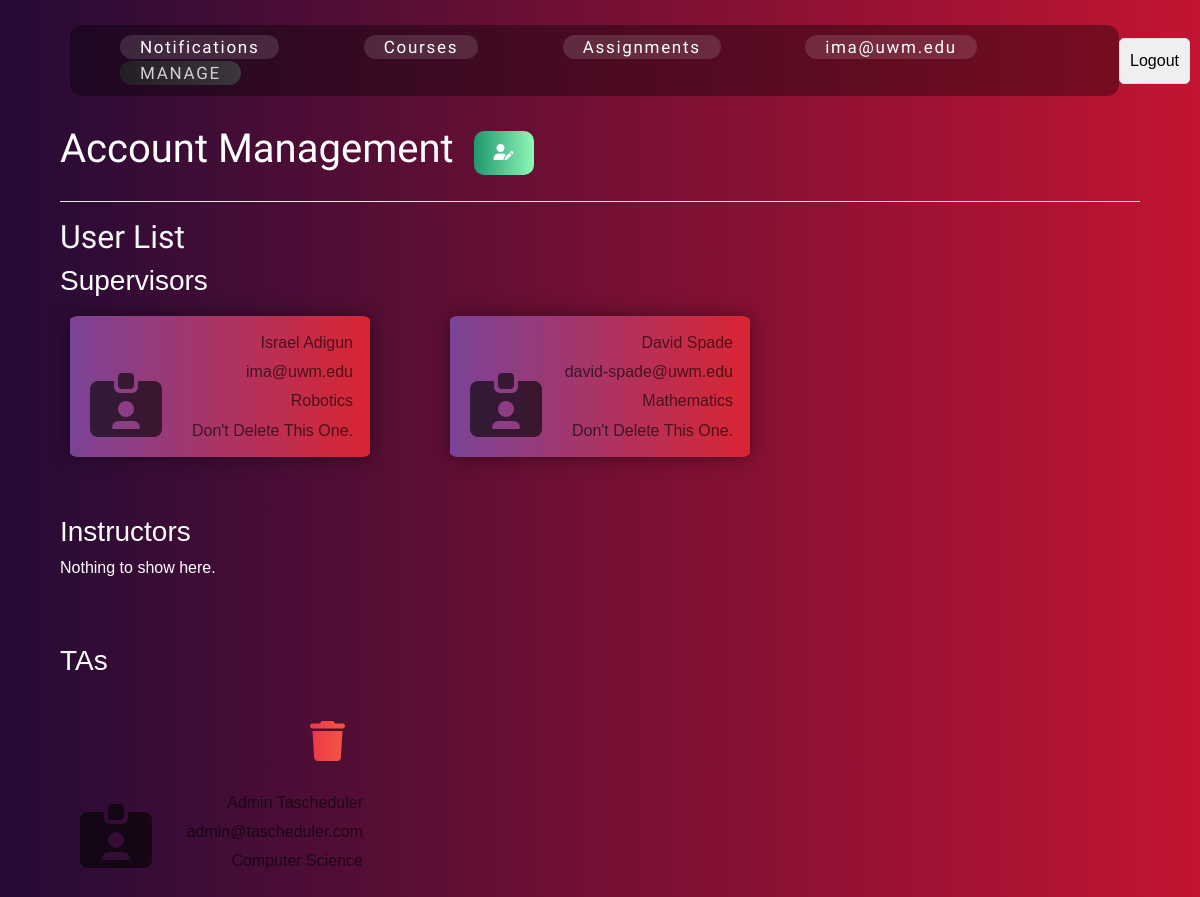
The page /account-management/ (signed in) on the database as committed earlier.
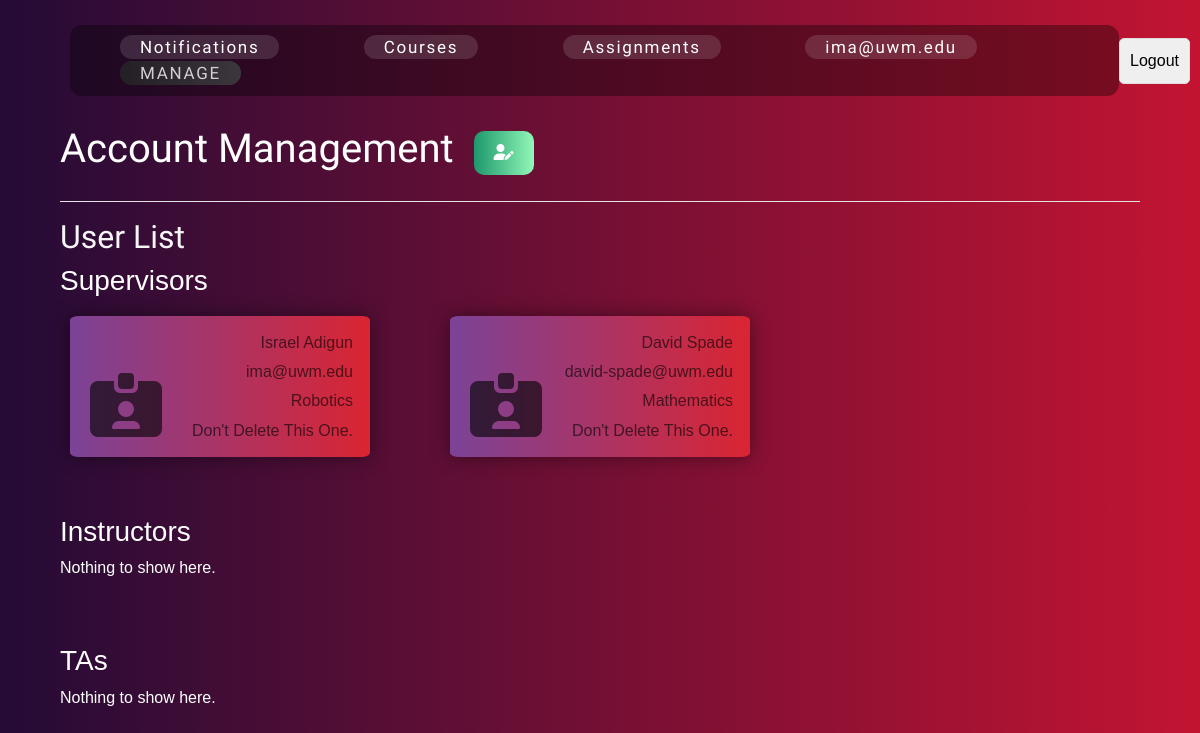
The same page on the database as committed later.
### TAScheduler/models.py (models this page shows, shortened)
class User(AbstractUser):
    email = models.EmailField(unique=True)
    fname = models.CharField(max_length=50, verbose_name="First Name")
    lname = models.CharField(max_length=50, verbose_name="Last Name")
    address = models.CharField(max_length=50)
    phone_number = models.CharField(max_length=15, blank=True, null=True, verbose_name="Phone Number")
    username = None
    USERNAME_FIELD = 'email'
    REQUIRED_FIELDS = ['fname', 'lname']
    objects = UserManager()  # Use the custom manager

class Supervisor(models.Model):
    user = models.OneToOneField(User, to_field="email", on_delete=models.CASCADE)
    admin_dept = models.CharField(max_length=100)
    class Meta:
        verbose_name = "Supervisor"
        verbose_name_plural = "Supervisors"
        permissions = [
            ("create_courses", "Can create courses"),
            ("create_accounts", "Can create user accounts"),
            ("delete_accounts", "Can delete user accounts"),
            ("edit_accounts", "Can edit user accounts"),
            ("assign_instructors", "Can assign instructors to courses"),
            ("assign_tas", "Can assign TAs to courses and labs"),
            ("access_all_data", "Can access all system data"),
            ("send_notifications", "Can send notifications to users"),
        ]

class TA(models.Model):
    user = models.ForeignKey(User, to_field='email',on_delete=models.CASCADE)
    ta_dept = models.CharField(max_length=100)
    class Meta:
        verbose_name = "TA"
        verbose_name_plural = "TAs"
        permissions = [
            ("edit_contact_info", "Can edit own contact information"),
            ("view_ta_assignments", "Can view TA assignments"),
            ("view_public_contact_info", "Can read public contact information of all users"),
        ]

### TAScheduler/views.py (the view, shortened to what this page needs)
# urls.py: path("account-management/", AccountManagementView.as_view(), name="account-management"),
@method_decorator([login_required(login_url="/"), group_required('Supervisor')], name='dispatch')
class AccountManagementView(View):
    def get(self, request):
        s,i,t = Supervisor.objects.all(), Instructor.objects.all(), TA.objects.all()
        return render(request, 'AccountManagement.html', {'supervisors': s, "tas":t, "instructors":i, "role":"Supervisor"})

### TAScheduler/utils/auth.py (called while the page is built)
def group_required(group_name):
    def in_group(user):
        if user.is_authenticated and user.groups.filter(name=group_name).exists():
            return True
        raise PermissionDenied  # Raise 403 error for unauthorized users
    return user_passes_test(in_group)

### templates/AccountManagement.html (shortened to what this page needs)
{% extends "base.html" %} {% block title %} Account Management {% endblock %}
{% block content %}
<header class="acct-mgmt-header">
    <div class="header-title">
        <h1>Account Management</h1>
        <button class="btn-grad3" id="add-modal"><i class="fa-solid fa-user-pen"></i></button>
    </div>
</header>
<hr style="background-color: white;">
<h2 style="font-family: Amatic SC; color:whitesmoke;">User List</h2>
<div class="table-div">
    <div class="tbody-div">
        {% include "partials/_allUsers.html" %}
    </div>
</div>
{% endblock %}

### templates/base.html (shortened to what this page needs)
{% load static %}
<!DOCTYPE html>
<html lang="en">
  <head>
    <link rel="stylesheet" href="https://stackpath.bootstrapcdn.com/bootstrap/4.3.1/css/bootstrap.min.css"/>
    <link rel="stylesheet" href="{% static "css/styles.css" %}">
  </head>
  <body>
    {% include "partials/_navbar.html" %}
  <div class="custom-container">{% block content %} {% endblock %}</div>
  </body>
</html>

### templates/partials/_navbar.html (shortened to what this page needs)
<nav class="custom-nav d-flex justify-content-between align-items-center">
    <div class="nav-group">
        <a href="/notifications" class="nav-btn {% if request.resolver_match.url_name == 'notifications' %}btn-grad4{% endif %}">Notifications</a>
        <a href="/courses" class="nav-btn {% if request.resolver_match.url_name == 'courses' %}btn-grad4{% endif %}">Courses</i></a>
        <a href="/assignments" class="nav-btn {% if request.resolver_match.url_name == 'assignments' %}btn-grad4{% endif %}">Assignments</a>
        <a href="/contact-info" class="nav-btn {% if request.resolver_match.url_name == 'contact-info' %}btn-grad4{% endif %}">{{user.email}}</a>
        {% if role and role == "Supervisor" %}
            <a href="{% url 'account-management' %}" class="nav-btn {% if request.resolver_match.url_name == 'account-management' %}btn-grad4{% endif %}">Manage</a>
        {% endif %}
    </div>
    <div class="logout-component">
        <form id="logout_form" action="{% url 'logout' %}" method="POST">
            <input type="submit" value="Logout">
        </form>
    </div>
</nav>

### templates/partials/_allUsers.html (shortened to what this page needs)
<div class="custom-group">
    <h3>Supervisors</h3>
    <div class="role-group">
        {% for s in supervisors  %}
        <div class="tr-div btn-gradx0">
            <div class="profile-img"><i class="fa-solid fa-id-card-clip"></i></div>
            <div>
                <div class="td-item text-capitalize">{{s.user.fname}} {{s.user.lname}}</div>
                <div class="td-item text-lowercase">{{s.user.email}}</div>
                <div class="td-item text-capitalize">{{s.admin_dept}}</div>
                <div class="td-item text-capitalize">don't delete this one.</div>
            </div>
        </div>
         {% endfor %}
    </div>
</div>
<br><br>
<div>
    <h3>Instructors</h3>
    <div class="role-group">
        {% if instructors|length == 0 %}
        <p>Nothing to show here.</p>
       {% endif %}
    </div>
</div>
<br><br>
<div>
    <h3>TAs</h3>
    <div class="role-group">
       {% if tas|length == 0 %}
        <p>Nothing to show here.</p>
       {% endif %}
        {% for t in tas  %}
        <div class="tr-div">
            <div class="profile-img"><i class="fa-solid fa-id-card-clip"></i></div>
            <div>
                <form action="{% url "account-management" %}" id="delete_from" class="delete-from w-100" method="POST">
                    <i id="delete_user_btn" class="input-imp fa-solid fa-trash"></i>
                </form>
                <div class="td-item text-capitalize">{{t.user.fname}} {{t.user.lname}}</div>
                <div class="td-item text-lowercase">{{t.user.email}}</div>
                <div class="td-item text-capitalize">{{t.ta_dept}}</div>
            </div>
        </div>
        {% endfor %}
    </div>
</div>

### TAScheduler/static/css/styles.css (style rules this page uses)
* { padding: 0; margin: 0; box-sizing: border-box; }
html, body { width: 100%; height: 100%; margin: 0; padding: 0; overflow-x: hidden; }
body { font-family: Arial, sans-serif; background: #c31432; background: linear-gradient(to right, #240b36, #c31432); background-repeat: no-repeat; height: 100vh; }
nav { padding: 10px; border-radius: 20px; }
nav a { color: white; text-decoration: none; margin: 0 40px; font-family: "Teko"; padding: 5px 10px; text-align: center; border-radius: 40px; font-size: 17px; letter-spacing: 0.1em; background: rgba(251, 251, 251, 0.13); }
h1 { text-align: center; }
.table-div { color: #fff; width: 100%; border-collapse: collapse; margin-bottom: 20px; }
.td-item { background-color: transparent; margin: 4px; text-align: end; padding: 3px; }
.tbody-div .tr-div { display: flex; padding: 10px; justify-content: space-between; align-items: end; line-height: 1.2rem; transition: 0.5s; border-radius: 3%; color: rgba(3, 3, 3, 0.629); }
.btn-gradx0 { background-image: linear-gradient(to right, #7b4397 0%, #dc2430 51%, #7b4397 100%); }
.btn-gradx0 { margin: 10px; padding: 15px 45px; text-align: center; text-transform: uppercase; transition: 0.5s; background-size: 200% auto; color: white; box-shadow: 0 0 20px rgba(0, 0, 0, 0.4392156863); border-radius: 10px; display: block; }
.tbody-div .role-group { display: grid; grid-template-columns: 1fr 1fr 1fr; grid-gap: 60px; }
.tr-div i { font-size: 4pc; }
.profile-img { margin: 10px; text-align: center; }
button { padding: 10px 15px; margin: 5px 0; background-color: #007BFF; color: white; outline: none; border: none; border-radius: 5px; cursor: pointer; }
input, select { width: 100%; padding: 10px; margin-bottom: 10px; border: 1px solid #ddd; border-radius: 5px; }
.custom-container { width: 90%; margin: auto; }
.custom-nav { padding: 5px 0; position: sticky; top: 0; left: 0px; margin: 20px 0px 20px 70px; }
.custom-nav .nav-group { padding: 10px; border-radius: 12px; background: rgba(0, 0, 0, 0.357); }
.custom-nav .nav-group .nav-btn { padding: 2px 20px; }
.logout-component form { padding: 0; margin: 0 10px 0 0; border: none; }
.logout-component form input { margin: 0; }
.acct-mgmt-header { color: #fff; font-family: "Chango"; }
.acct-mgmt-header .header-title { display: flex; align-items: center; }
.acct-mgmt-header .header-title .btn-grad3 { background-image: linear-gradient(to right, #1D976C 0%, #93F9B9 51%, #1D976C 100%); }
.acct-mgmt-header .header-title .btn-grad3 { margin: 10px; padding: 10px 20px; text-align: center; text-transform: uppercase; transition: 0.5s; background-size: 200% auto; color: white; border-radius: 10px; display: block; }
.acct-mgmt-header #add-modal { margin-left: 20px; }
.btn-grad4 { background-image: linear-gradient(to right, #232526 0%, #414345 51%, #232526 100%); }
.btn-grad4 { text-align: center; text-transform: uppercase; transition: 0.5s; background-size: 200% auto; color: rgb(255, 255, 255); border-radius: 40px; opacity: 0.8; }

Rows that differ between the two databases and show on the page:
removed TA: user.fname "Admin", user.lname "Tascheduler", user.email "admin@tascheduler.com", ta_dept "Computer Science"
Other text that changed with them:
text now shown: "Nothing to show here."
